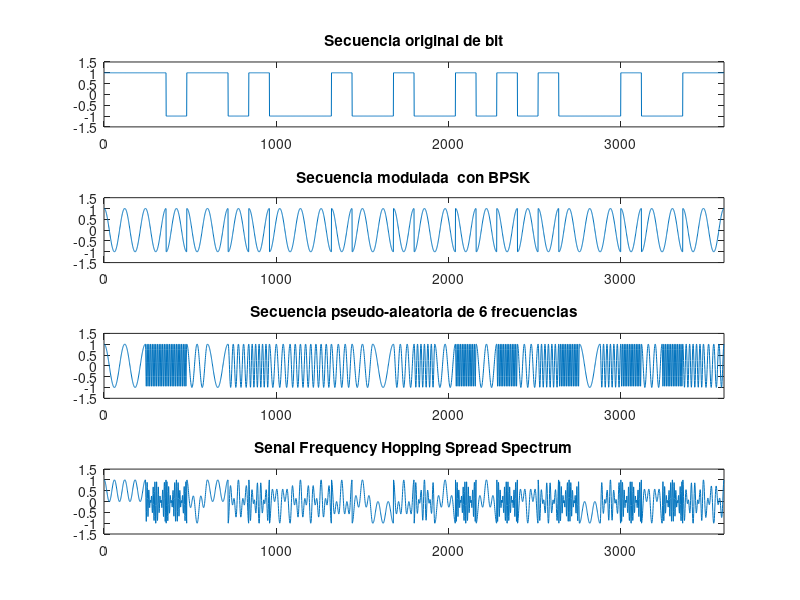
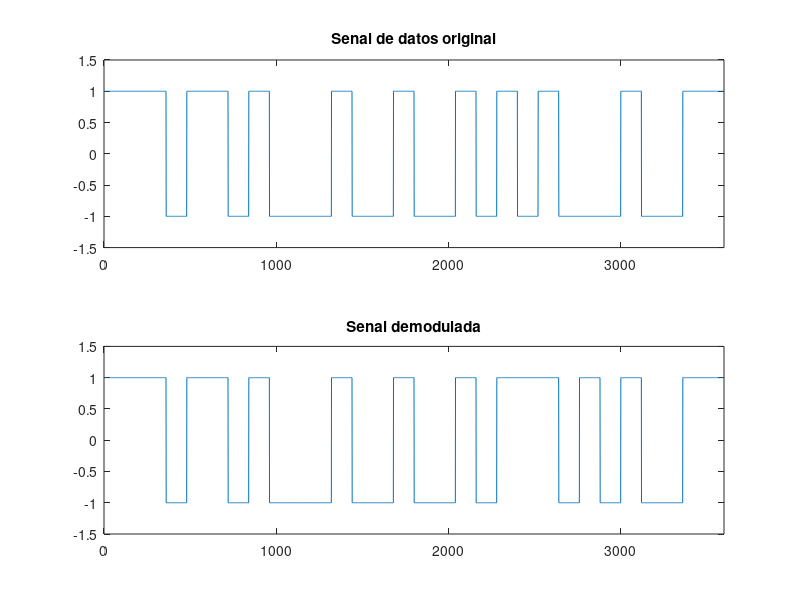
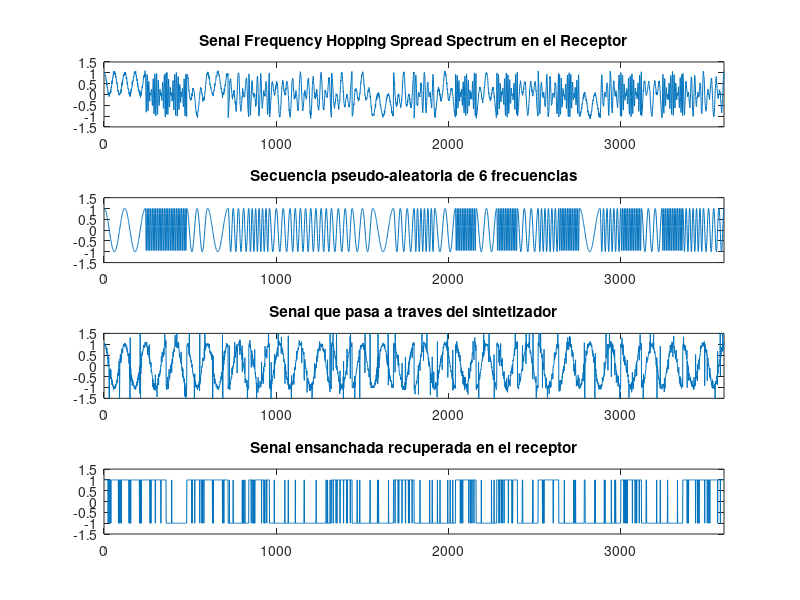

MATLAB code to generate these figures, in order: (Note: this script raises an error after producing the figures.)
%% FHSS
clc
clear all
close all

%%Transmisor
N=30; %Numero de datos
datos=randi([0 1],1,N);    %Generacion del vector de datoss
senal=[]; %Vector senal vacio
SNR=25; %valor de la relacion senal a ruido
portadora=[]; %Vector portadora vacio
t=[0:2*pi/119:2*pi];     % Creating 120 samples for one cosine
for k=1:N %lazo for que permite recorrer el vector de datos
    if datos(1,k)==0  %si el bit es 0
        se=-ones(1,120);    %se designan 120 muestras de valor 1 con signo negativo para cada bit
    else %si el bit es 1
        se=ones(1,120);     %se designan 120 muestras para cada bit
    end
    p=cos(t); %se designa la portadora cos(t)
    portadora=[portadora p]; %se registra la portadora de cada bit
    senal=[senal se]; %se registra la senal de datos extendida
end

%Grafico de la senal de datos
subplot(4,1,1);
plot(senal);
axis([0 length(senal) -1.5 1.5]);
title('Secuencia original de bit');

% Modulacion BPSK de la senal de datos
bpsk=senal.*portadora;   %modulacion BPSK
%Grafico de la senal modulada 
subplot(4,1,2);
plot(bpsk)
axis([0 length(bpsk) -1.5 1.5])
title('Secuencia modulada  con BPSK');
% Creacion de las 6 frecuencias de portadora
t1=[0:2*pi/9:2*pi]; %vector de tiempo 1
t2=[0:2*pi/19:2*pi]; %vector de tiempo 2
t3=[0:2*pi/29:2*pi]; %vector de tiempo 3
t4=[0:2*pi/39:2*pi]; %vector de tiempo 4
t5=[0:2*pi/59:2*pi]; %vector de tiempo 5
t6=[0:2*pi/119:2*pi]; %vector de tiempo 6
c1=cos(t1); %portadora 1
c1=[c1 c1 c1 c1 c1 c1 c1 c1 c1 c1 c1 c1];
c2=cos(t2); %portadora 2
c2=[c2 c2 c2 c2 c2 c2];
c3=cos(t3); %portadora 3
c3=[c3 c3 c3 c3];
c4=cos(t4); %portadora 4
c4=[c4 c4 c4];
c5=cos(t5); %portadora 5
c5=[c5 c5];
c6=cos(t6); %portadora 6

% Frecuencias randomicas para FHSS
ss=[]; %vector de frecuencias vacio
for n=1:N %lazo for que designa las frecuencias potadoras a cada bit de dato
    p=randi([1 6],1,1); %obtencion de la secuencia aleatoria de frecuencias
    switch(p) %bucle switch que permite designar las frecuencias portadoras segun la secuencia aleatoria
        case(1)
            ss=[ss c1];
        case(2)
            ss=[ss c2];
        case(3)
            ss=[ss c3];
        case(4)
            ss=[ss c4];
        case(5)       
            ss=[ss c5];
        case(6)
            ss=[ss c6];
    end
end

%Grafico de la senal aleatoria de frecuencias de salto
subplot(4,1,3)
plot([1:length(ss)],ss);
axis([0 length(ss) -1.5 1.5]);
title('Secuencia pseudo-aleatoria de 6 frecuencias');

% Senal FHSS
fhss=bpsk.*ss; %producto entre la senal bpsk y la secuencia aleatoria de frecuencias

%Grafico de la senal FHSS
subplot(4,1,4)
plot([1:length(fhss)],fhss);
axis([0 length(fhss) -1.5 1.5]);
title('Senal Frequency Hopping Spread Spectrum');

SeTx=awgn(fhss,SNR); %paso a traves de un canal awgn

%%Receptor

defhss1=SeTx./ss; %obtencion de la senal bpsk
demodSe=defhss1./portadora; %demodulacion de la senal bpsk obtenida
v=[]; %vector vacio que permite guardar el valor de x
for i=1:119:length(demodSe)-119 %lazo for que recorre la senal demodulada
   x=mean(demodSe(i:i+119)); %se obtiene el valor medio de los primeros 120 valores
   v=[v x]; %registro del valor de x en el vector v
end

for i=1:length(v) %lazo for que recorre el vector v
    if v(i)<=0 %si la media obtenida es menor que 0, se designa el valor de 0
       v(i)=0;
    else
       v(i)=1; %caso contrario se designa el valor de 1
    end
end

mat_f=ones(1,120); %variable auxiliar que permite obtener 120 unos
modf=[]; %vector de datos vacios
for i=1:length(datos) %lazo for que recorre el vector v, el mismo que tiene la misma longitud de los datos originales
    mod=v(i)*mat_f; %se realiza el producto entre los 120 unos y el valor v designado anteriormente
    modf=[modf mod]; %se registra el producto obtenido en el vector modf
end

for i=1:1:length(senal) %lazo for que permite recorrer al vector senal
   if senal(i)==-1 %si el bit i es -1 se designa el valor de 0
       senal(i)=0;
   else
       senal(i)=1; %caso contrario se designa el valor de 1
   end
end

[b, ber2]= biterr(senal,modf); % se calcula el BER entre la senal de datos y la senal demodulada

for i=1:length(modf) %lazo for que recorre el vector modf
   if modf(i)==0 %si el dato i es 0, se designa el valor de -1
      modf(i)=-1;
   else %caso contrario se designa el valor de 1
      modf(i)=1; 
   end
end
 for i=1:length(senal) %lazo for que permite recorrer el vector senal
   if senal(i)==0 %si el dato 1 es  0, se designa el valor de -1
      senal(i)=-1;
   else
      senal(i)=1; %de lo contrario se designa el valor de 1
   end
end
% Grafico de las  senales de datos original y de la senal demodulada
figure(2)
subplot(2,1,1)
plot(senal)
title('Senal de datos original');
axis([0 length(SeTx) -1.5 1.5]);
subplot(2,1,2)
plot(modf)
title('Senal demodulada');
axis([0 length(SeTx) -1.5 1.5]);

figure(3)

%Senal recibida
subplot(4,1,1)
plot([1:length(SeTx)],SeTx);
axis([0 length(SeTx) -1.5 1.5]);
title('Senal Frequency Hopping Spread Spectrum en el Receptor');

%grafico de la secuencia pseudoaleatoria de frecuencias
subplot(4,1,2)
plot([1:length(ss)],ss);
axis([0 length(ss) -1.5 1.5]);
title('Secuencia pseudo-aleatoria de 6 frecuencias');

%Senal que pasa a traves del sintentizador 
subplot(4,1,3)
plot([1:length(defhss1)],defhss1);
axis([0 length(defhss1) -1.5 1.5]);
title('Senal que pasa a traves del sintetizador');

%Senal demodulada con BPSK
dembpsk1 = defhss1./portadora;
r=round(dembpsk1);


for i=1:1:length(r)
   if r(i)>0
       r(i)=1;
   else
       r(i)=-1;
   end
end
subplot(4,1,4)
plot([1:length(dembpsk1)],r);
axis([0 length(dembpsk1) -1.5 1.5]);
title('Senal ensanchada recuperada en el receptor');
for i=1:1:length(senal) %lazo for que permite recorrer al vector senal
   if senal(i)==-1 %si el bit i es -1 se designa el valor de 0
       senal(i)=0;
   else %caso contrario se designa el valor de 1
       senal(i)=1;
   end
end

for i=1:1:length(r)%lazo for que permite recorrer el vector r
   if r(i)==-1 %si el bit i es -1 se designa el valor de 0
       r(i)=0;
   else %caso contrario se designa el valor de 1
       r(i)=1;
   end
end

[a,ber1]=biterr(senal,r);%obtencion del ber entre la senal ensanchada en Rx y Rx

disp([' BER senal ensanchada es:',num2str(ber1)])
disp([' BER senal original es:',num2str(ber2)])

%%
snr1=5;
snr2=25;
SNR=[snr1;snr2];

ber1=0.2975;
ber2=0.0447;

BERSenalEnsanchada=[ber1;ber2];
ber3=0.1666;
ber4=0.0333;
BERSenalOriginal=[ber3;ber4];

Tabla=table(SNR,BERSenalEnsanchada,BERSenalOriginal);
disp(Tabla)